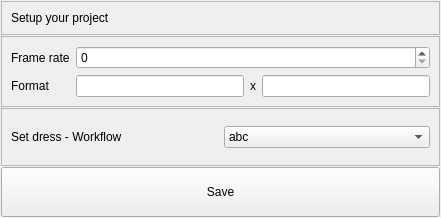
<?xml version="1.0" encoding="UTF-8"?>
<ui version="4.0">
 <class>Form</class>
 <widget class="QWidget" name="Form">
  <property name="geometry">
   <rect>
    <x>0</x>
    <y>0</y>
    <width>441</width>
    <height>218</height>
   </rect>
  </property>
  <property name="windowTitle">
   <string>Form</string>
  </property>
  <layout class="QVBoxLayout" name="verticalLayout">
   <property name="spacing">
    <number>1</number>
   </property>
   <property name="leftMargin">
    <number>1</number>
   </property>
   <property name="topMargin">
    <number>1</number>
   </property>
   <property name="rightMargin">
    <number>1</number>
   </property>
   <property name="bottomMargin">
    <number>1</number>
   </property>
   <item>
    <widget class="QFrame" name="frame">
     <property name="sizePolicy">
      <sizepolicy hsizetype="Preferred" vsizetype="Fixed">
       <horstretch>0</horstretch>
       <verstretch>0</verstretch>
      </sizepolicy>
     </property>
     <property name="frameShape">
      <enum>QFrame::StyledPanel</enum>
     </property>
     <property name="frameShadow">
      <enum>QFrame::Raised</enum>
     </property>
     <layout class="QVBoxLayout" name="verticalLayout_2">
      <item>
       <widget class="QLabel" name="label">
        <property name="sizePolicy">
         <sizepolicy hsizetype="Preferred" vsizetype="Fixed">
          <horstretch>0</horstretch>
          <verstretch>0</verstretch>
         </sizepolicy>
        </property>
        <property name="text">
         <string>Setup your project</string>
        </property>
       </widget>
      </item>
     </layout>
    </widget>
   </item>
   <item>
    <widget class="QFrame" name="frame_4">
     <property name="frameShape">
      <enum>QFrame::StyledPanel</enum>
     </property>
     <property name="frameShadow">
      <enum>QFrame::Raised</enum>
     </property>
     <layout class="QFormLayout" name="formLayout_2">
      <item row="0" column="0">
       <widget class="QLabel" name="label_8">
        <property name="text">
         <string>Frame rate</string>
        </property>
       </widget>
      </item>
      <item row="0" column="1">
       <widget class="QSpinBox" name="frame_rate_spinBox"/>
      </item>
      <item row="1" column="0">
       <widget class="QLabel" name="label_9">
        <property name="text">
         <string>Format</string>
        </property>
       </widget>
      </item>
      <item row="1" column="1">
       <layout class="QHBoxLayout" name="horizontalLayout">
        <item>
         <widget class="QLineEdit" name="f_width_lineEdit"/>
        </item>
        <item>
         <widget class="QLabel" name="label_10">
          <property name="text">
           <string>x</string>
          </property>
         </widget>
        </item>
        <item>
         <widget class="QLineEdit" name="f_height_lineEdit"/>
        </item>
       </layout>
      </item>
     </layout>
    </widget>
   </item>
   <item>
    <widget class="QFrame" name="frame_3">
     <property name="frameShape">
      <enum>QFrame::StyledPanel</enum>
     </property>
     <property name="frameShadow">
      <enum>QFrame::Raised</enum>
     </property>
     <layout class="QHBoxLayout" name="horizontalLayout_2">
      <item>
       <widget class="QLabel" name="label_7">
        <property name="text">
         <string>Set dress - Workflow</string>
        </property>
       </widget>
      </item>
      <item>
       <widget class="QComboBox" name="setdress_workflow_comboBox">
        <item>
         <property name="text">
          <string>abc</string>
         </property>
        </item>
        <item>
         <property name="text">
          <string>wsd</string>
         </property>
        </item>
       </widget>
      </item>
     </layout>
    </widget>
   </item>
   <item>
    <widget class="QPushButton" name="save_workflow_pushButton">
     <property name="minimumSize">
      <size>
       <width>0</width>
       <height>50</height>
      </size>
     </property>
     <property name="text">
      <string>Save</string>
     </property>
    </widget>
   </item>
  </layout>
 </widget>
 <resources/>
 <connections/>
</ui>
